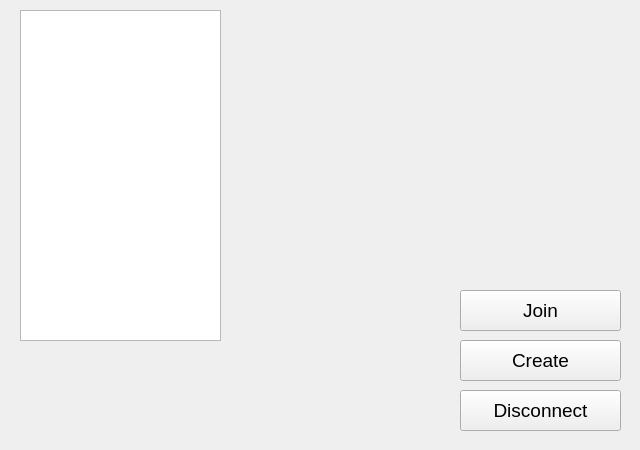
<ui version="4.0" >
 <author></author>
 <comment></comment>
 <exportmacro></exportmacro>
 <class>HWForm</class>
 <widget class="QMainWindow" name="HWForm" >
  <property name="geometry" >
   <rect>
    <x>0</x>
    <y>0</y>
    <width>640</width>
    <height>450</height>
   </rect>
  </property>
  <property name="minimumSize" >
   <size>
    <width>640</width>
    <height>450</height>
   </size>
  </property>
  <property name="maximumSize" >
   <size>
    <width>640</width>
    <height>450</height>
   </size>
  </property>
  <property name="windowTitle" >
   <string>-= by unC0Rr =-</string>
  </property>
  <widget class="QWidget" name="centralWidget" >
   <widget class="QStackedWidget" name="Pages" >
    <property name="geometry" >
     <rect>
      <x>0</x>
      <y>0</y>
      <width>640</width>
      <height>450</height>
     </rect>
    </property>
    <property name="minimumSize" >
     <size>
      <width>640</width>
      <height>450</height>
     </size>
    </property>
    <property name="maximumSize" >
     <size>
      <width>640</width>
      <height>450</height>
     </size>
    </property>
    <property name="currentIndex" >
     <number>6</number>
    </property>
    <widget class="QWidget" name="page" >
     <widget class="QPushButton" name="BtnSimpleGame" >
      <property name="geometry" >
       <rect>
        <x>230</x>
        <y>120</y>
        <width>161</width>
        <height>41</height>
       </rect>
      </property>
      <property name="font" >
       <font>
        <family>MS Shell Dlg</family>
        <pointsize>14</pointsize>
        <weight>50</weight>
        <italic>false</italic>
        <bold>false</bold>
        <underline>false</underline>
        <strikeout>false</strikeout>
       </font>
      </property>
      <property name="text" >
       <string>Simple Game</string>
      </property>
      <property name="checkable" >
       <bool>false</bool>
      </property>
      <property name="checked" >
       <bool>false</bool>
      </property>
     </widget>
     <widget class="QPushButton" name="BtnSPBack" >
      <property name="geometry" >
       <rect>
        <x>230</x>
        <y>170</y>
        <width>161</width>
        <height>41</height>
       </rect>
      </property>
      <property name="font" >
       <font>
        <family>MS Shell Dlg</family>
        <pointsize>14</pointsize>
        <weight>50</weight>
        <italic>false</italic>
        <bold>false</bold>
        <underline>false</underline>
        <strikeout>false</strikeout>
       </font>
      </property>
      <property name="text" >
       <string>Back</string>
      </property>
      <property name="checkable" >
       <bool>false</bool>
      </property>
      <property name="checked" >
       <bool>false</bool>
      </property>
     </widget>
    </widget>
    <widget class="QWidget" name="page" >
     <widget class="QGroupBox" name="GBoxHedgehogs" >
      <property name="geometry" >
       <rect>
        <x>20</x>
        <y>70</y>
        <width>161</width>
        <height>261</height>
       </rect>
      </property>
      <property name="title" >
       <string>Team Members</string>
      </property>
     </widget>
     <widget class="QGroupBox" name="GBoxTeam" >
      <property name="geometry" >
       <rect>
        <x>20</x>
        <y>10</y>
        <width>161</width>
        <height>51</height>
       </rect>
      </property>
      <property name="title" >
       <string>Team</string>
      </property>
     </widget>
     <widget class="QGroupBox" name="GBoxPlayer" >
      <property name="geometry" >
       <rect>
        <x>20</x>
        <y>340</y>
        <width>161</width>
        <height>51</height>
       </rect>
      </property>
      <property name="title" >
       <string>Player</string>
      </property>
      <widget class="QComboBox" name="comboBox" >
       <property name="geometry" >
        <rect>
         <x>10</x>
         <y>20</y>
         <width>141</width>
         <height>22</height>
        </rect>
       </property>
       <item>
        <property name="text" >
         <string>Human</string>
        </property>
       </item>
       <item>
        <property name="text" >
         <string>CPU level 1</string>
        </property>
       </item>
       <item>
        <property name="text" >
         <string>CPU level 2</string>
        </property>
       </item>
       <item>
        <property name="text" >
         <string>CPU level 3</string>
        </property>
       </item>
       <item>
        <property name="text" >
         <string>CPU level 4</string>
        </property>
       </item>
       <item>
        <property name="text" >
         <string>CPU level 5</string>
        </property>
       </item>
      </widget>
     </widget>
     <widget class="QPushButton" name="BtnTeamDiscard" >
      <property name="geometry" >
       <rect>
        <x>440</x>
        <y>400</y>
        <width>161</width>
        <height>41</height>
       </rect>
      </property>
      <property name="font" >
       <font>
        <family>MS Shell Dlg</family>
        <pointsize>14</pointsize>
        <weight>50</weight>
        <italic>false</italic>
        <bold>false</bold>
        <underline>false</underline>
        <strikeout>false</strikeout>
       </font>
      </property>
      <property name="text" >
       <string>Discard</string>
      </property>
      <property name="checkable" >
       <bool>false</bool>
      </property>
      <property name="checked" >
       <bool>false</bool>
      </property>
     </widget>
     <widget class="QPushButton" name="BtnTeamSave" >
      <property name="geometry" >
       <rect>
        <x>440</x>
        <y>340</y>
        <width>161</width>
        <height>41</height>
       </rect>
      </property>
      <property name="font" >
       <font>
        <family>MS Shell Dlg</family>
        <pointsize>14</pointsize>
        <weight>50</weight>
        <italic>false</italic>
        <bold>false</bold>
        <underline>false</underline>
        <strikeout>false</strikeout>
       </font>
      </property>
      <property name="text" >
       <string>Save</string>
      </property>
      <property name="checkable" >
       <bool>false</bool>
      </property>
      <property name="checked" >
       <bool>false</bool>
      </property>
     </widget>
     <widget class="QGroupBox" name="GBoxFort" >
      <property name="geometry" >
       <rect>
        <x>420</x>
        <y>110</y>
        <width>181</width>
        <height>221</height>
       </rect>
      </property>
      <property name="title" >
       <string>Fort</string>
      </property>
      <widget class="QComboBox" name="CBFort" >
       <property name="geometry" >
        <rect>
         <x>10</x>
         <y>20</y>
         <width>161</width>
         <height>21</height>
        </rect>
       </property>
       <property name="currentIndex" >
        <number>-1</number>
       </property>
       <property name="maxCount" >
        <number>65535</number>
       </property>
      </widget>
      <widget class="QLabel" name="FortPreview" >
       <property name="geometry" >
        <rect>
         <x>10</x>
         <y>50</y>
         <width>161</width>
         <height>161</height>
        </rect>
       </property>
       <property name="text" >
        <string/>
       </property>
       <property name="pixmap" >
        <pixmap/>
       </property>
       <property name="scaledContents" >
        <bool>true</bool>
       </property>
      </widget>
     </widget>
     <widget class="QGroupBox" name="GBoxGrave" >
      <property name="geometry" >
       <rect>
        <x>420</x>
        <y>10</y>
        <width>181</width>
        <height>91</height>
       </rect>
      </property>
      <property name="title" >
       <string>Grave</string>
      </property>
      <widget class="QComboBox" name="CBGrave" >
       <property name="geometry" >
        <rect>
         <x>10</x>
         <y>20</y>
         <width>161</width>
         <height>21</height>
        </rect>
       </property>
       <property name="currentIndex" >
        <number>-1</number>
       </property>
       <property name="maxCount" >
        <number>65535</number>
       </property>
      </widget>
      <widget class="QLabel" name="GravePreview" >
       <property name="geometry" >
        <rect>
         <x>80</x>
         <y>50</y>
         <width>32</width>
         <height>32</height>
        </rect>
       </property>
       <property name="text" >
        <string/>
       </property>
       <property name="scaledContents" >
        <bool>true</bool>
       </property>
      </widget>
     </widget>
     <widget class="QGroupBox" name="GBoxBinds" >
      <property name="geometry" >
       <rect>
        <x>200</x>
        <y>10</y>
        <width>201</width>
        <height>381</height>
       </rect>
      </property>
      <property name="title" >
       <string>Key binds</string>
      </property>
      <widget class="QToolBox" name="BindsBox" >
       <property name="geometry" >
        <rect>
         <x>10</x>
         <y>20</y>
         <width>181</width>
         <height>351</height>
        </rect>
       </property>
       <property name="lineWidth" >
        <number>0</number>
       </property>
       <property name="currentIndex" >
        <number>0</number>
       </property>
       <widget class="QWidget" name="page" >
        <property name="geometry" >
         <rect>
          <x>0</x>
          <y>0</y>
          <width>181</width>
          <height>270</height>
         </rect>
        </property>
        <attribute name="label" >
         <string>Actions</string>
        </attribute>
       </widget>
       <widget class="QWidget" name="page" >
        <attribute name="label" >
         <string>Weapons</string>
        </attribute>
       </widget>
       <widget class="QWidget" name="page" >
        <property name="geometry" >
         <rect>
          <x>0</x>
          <y>0</y>
          <width>99</width>
          <height>29</height>
         </rect>
        </property>
        <attribute name="label" >
         <string>Other</string>
        </attribute>
       </widget>
      </widget>
     </widget>
    </widget>
    <widget class="QWidget" name="page" >
     <widget class="QGroupBox" name="groupBox" >
      <property name="geometry" >
       <rect>
        <x>20</x>
        <y>10</y>
        <width>591</width>
        <height>71</height>
       </rect>
      </property>
      <property name="title" >
       <string>Teams</string>
      </property>
      <widget class="QPushButton" name="BtnNewTeam" >
       <property name="geometry" >
        <rect>
         <x>10</x>
         <y>20</y>
         <width>160</width>
         <height>40</height>
        </rect>
       </property>
       <property name="font" >
        <font>
         <family>MS Shell Dlg</family>
         <pointsize>14</pointsize>
         <weight>50</weight>
         <italic>false</italic>
         <bold>false</bold>
         <underline>false</underline>
         <strikeout>false</strikeout>
        </font>
       </property>
       <property name="text" >
        <string>New team</string>
       </property>
      </widget>
      <widget class="QPushButton" name="BtnEditTeam" >
       <property name="geometry" >
        <rect>
         <x>400</x>
         <y>20</y>
         <width>160</width>
         <height>40</height>
        </rect>
       </property>
       <property name="font" >
        <font>
         <family>MS Shell Dlg</family>
         <pointsize>14</pointsize>
         <weight>50</weight>
         <italic>false</italic>
         <bold>false</bold>
         <underline>false</underline>
         <strikeout>false</strikeout>
        </font>
       </property>
       <property name="text" >
        <string>Edit team</string>
       </property>
      </widget>
      <widget class="QComboBox" name="CBTeamName" >
       <property name="geometry" >
        <rect>
         <x>200</x>
         <y>30</y>
         <width>171</width>
         <height>22</height>
        </rect>
       </property>
      </widget>
     </widget>
     <widget class="QComboBox" name="CBResolution" >
      <property name="geometry" >
       <rect>
        <x>20</x>
        <y>120</y>
        <width>151</width>
        <height>22</height>
       </rect>
      </property>
      <item>
       <property name="text" >
        <string>640x480</string>
       </property>
      </item>
      <item>
       <property name="text" >
        <string>800x600</string>
       </property>
      </item>
      <item>
       <property name="text" >
        <string>1024x768</string>
       </property>
      </item>
      <item>
       <property name="text" >
        <string>1280x1024</string>
       </property>
      </item>
     </widget>
     <widget class="QCheckBox" name="CBEnableSound" >
      <property name="geometry" >
       <rect>
        <x>20</x>
        <y>180</y>
        <width>101</width>
        <height>18</height>
       </rect>
      </property>
      <property name="text" >
       <string>Enable sound</string>
      </property>
     </widget>
     <widget class="QCheckBox" name="CBFullscreen" >
      <property name="geometry" >
       <rect>
        <x>20</x>
        <y>160</y>
        <width>101</width>
        <height>18</height>
       </rect>
      </property>
      <property name="text" >
       <string>Fullscreen</string>
      </property>
     </widget>
     <widget class="QPushButton" name="BtnSetupBack" >
      <property name="geometry" >
       <rect>
        <x>420</x>
        <y>380</y>
        <width>161</width>
        <height>41</height>
       </rect>
      </property>
      <property name="font" >
       <font>
        <family>MS Shell Dlg</family>
        <pointsize>14</pointsize>
        <weight>50</weight>
        <italic>false</italic>
        <bold>false</bold>
        <underline>false</underline>
        <strikeout>false</strikeout>
       </font>
      </property>
      <property name="text" >
       <string>Back</string>
      </property>
      <property name="checkable" >
       <bool>false</bool>
      </property>
      <property name="checked" >
       <bool>false</bool>
      </property>
     </widget>
     <widget class="QPushButton" name="BtnSaveOptions" >
      <property name="geometry" >
       <rect>
        <x>30</x>
        <y>380</y>
        <width>161</width>
        <height>41</height>
       </rect>
      </property>
      <property name="font" >
       <font>
        <family>MS Shell Dlg</family>
        <pointsize>14</pointsize>
        <weight>50</weight>
        <italic>false</italic>
        <bold>false</bold>
        <underline>false</underline>
        <strikeout>false</strikeout>
       </font>
      </property>
      <property name="text" >
       <string>Save</string>
      </property>
      <property name="checkable" >
       <bool>false</bool>
      </property>
      <property name="checked" >
       <bool>false</bool>
      </property>
     </widget>
    </widget>
    <widget class="QWidget" name="page" >
     <widget class="QPushButton" name="BtnMPBack" >
      <property name="geometry" >
       <rect>
        <x>240</x>
        <y>340</y>
        <width>161</width>
        <height>41</height>
       </rect>
      </property>
      <property name="font" >
       <font>
        <family>MS Shell Dlg</family>
        <pointsize>14</pointsize>
        <weight>50</weight>
        <italic>false</italic>
        <bold>false</bold>
        <underline>false</underline>
        <strikeout>false</strikeout>
       </font>
      </property>
      <property name="text" >
       <string>Back</string>
      </property>
      <property name="checkable" >
       <bool>false</bool>
      </property>
      <property name="checked" >
       <bool>false</bool>
      </property>
     </widget>
     <widget class="QListWidget" name="listWidget" >
      <property name="geometry" >
       <rect>
        <x>160</x>
        <y>50</y>
        <width>221</width>
        <height>211</height>
       </rect>
      </property>
      <property name="modelColumn" >
       <number>0</number>
      </property>
     </widget>
    </widget>
    <widget class="QWidget" name="page" >
     <widget class="QPushButton" name="BtnPlayDemo" >
      <property name="geometry" >
       <rect>
        <x>240</x>
        <y>330</y>
        <width>161</width>
        <height>41</height>
       </rect>
      </property>
      <property name="font" >
       <font>
        <family>MS Shell Dlg</family>
        <pointsize>14</pointsize>
        <weight>50</weight>
        <italic>false</italic>
        <bold>false</bold>
        <underline>false</underline>
        <strikeout>false</strikeout>
       </font>
      </property>
      <property name="text" >
       <string>Play demo</string>
      </property>
      <property name="checkable" >
       <bool>false</bool>
      </property>
      <property name="checked" >
       <bool>false</bool>
      </property>
     </widget>
     <widget class="QListWidget" name="DemosList" >
      <property name="geometry" >
       <rect>
        <x>170</x>
        <y>10</y>
        <width>311</width>
        <height>311</height>
       </rect>
      </property>
     </widget>
     <widget class="QPushButton" name="BtnDemosBack" >
      <property name="geometry" >
       <rect>
        <x>240</x>
        <y>380</y>
        <width>161</width>
        <height>41</height>
       </rect>
      </property>
      <property name="font" >
       <font>
        <family>MS Shell Dlg</family>
        <pointsize>14</pointsize>
        <weight>50</weight>
        <italic>false</italic>
        <bold>false</bold>
        <underline>false</underline>
        <strikeout>false</strikeout>
       </font>
      </property>
      <property name="text" >
       <string>Back</string>
      </property>
      <property name="checkable" >
       <bool>false</bool>
      </property>
      <property name="checked" >
       <bool>false</bool>
      </property>
     </widget>
    </widget>
    <widget class="QWidget" name="page" >
     <widget class="QPushButton" name="BtnNetConnect" >
      <property name="geometry" >
       <rect>
        <x>250</x>
        <y>140</y>
        <width>161</width>
        <height>41</height>
       </rect>
      </property>
      <property name="font" >
       <font>
        <family>MS Shell Dlg</family>
        <pointsize>14</pointsize>
        <weight>50</weight>
        <italic>false</italic>
        <bold>false</bold>
        <underline>false</underline>
        <strikeout>false</strikeout>
       </font>
      </property>
      <property name="text" >
       <string>Connect</string>
      </property>
      <property name="checkable" >
       <bool>false</bool>
      </property>
      <property name="checked" >
       <bool>false</bool>
      </property>
     </widget>
     <widget class="QPushButton" name="BtnNetBack" >
      <property name="geometry" >
       <rect>
        <x>250</x>
        <y>390</y>
        <width>161</width>
        <height>41</height>
       </rect>
      </property>
      <property name="font" >
       <font>
        <family>MS Shell Dlg</family>
        <pointsize>14</pointsize>
        <weight>50</weight>
        <italic>false</italic>
        <bold>false</bold>
        <underline>false</underline>
        <strikeout>false</strikeout>
       </font>
      </property>
      <property name="text" >
       <string>Back</string>
      </property>
      <property name="checkable" >
       <bool>false</bool>
      </property>
      <property name="checked" >
       <bool>false</bool>
      </property>
     </widget>
    </widget>
    <widget class="QWidget" name="page" >
     <widget class="QPushButton" name="BtnNetChatJoin" >
      <property name="geometry" >
       <rect>
        <x>460</x>
        <y>290</y>
        <width>161</width>
        <height>41</height>
       </rect>
      </property>
      <property name="font" >
       <font>
        <family>MS Shell Dlg</family>
        <pointsize>14</pointsize>
        <weight>50</weight>
        <italic>false</italic>
        <bold>false</bold>
        <underline>false</underline>
        <strikeout>false</strikeout>
       </font>
      </property>
      <property name="text" >
       <string>Join</string>
      </property>
      <property name="checkable" >
       <bool>false</bool>
      </property>
      <property name="checked" >
       <bool>false</bool>
      </property>
     </widget>
     <widget class="QPushButton" name="BtnNetChatCreate" >
      <property name="geometry" >
       <rect>
        <x>460</x>
        <y>340</y>
        <width>161</width>
        <height>41</height>
       </rect>
      </property>
      <property name="font" >
       <font>
        <family>MS Shell Dlg</family>
        <pointsize>14</pointsize>
        <weight>50</weight>
        <italic>false</italic>
        <bold>false</bold>
        <underline>false</underline>
        <strikeout>false</strikeout>
       </font>
      </property>
      <property name="text" >
       <string>Create</string>
      </property>
      <property name="checkable" >
       <bool>false</bool>
      </property>
      <property name="checked" >
       <bool>false</bool>
      </property>
     </widget>
     <widget class="QPushButton" name="BtnNetChatDisconnect" >
      <property name="geometry" >
       <rect>
        <x>460</x>
        <y>390</y>
        <width>161</width>
        <height>41</height>
       </rect>
      </property>
      <property name="font" >
       <font>
        <family>MS Shell Dlg</family>
        <pointsize>14</pointsize>
        <weight>50</weight>
        <italic>false</italic>
        <bold>false</bold>
        <underline>false</underline>
        <strikeout>false</strikeout>
       </font>
      </property>
      <property name="text" >
       <string>Disconnect</string>
      </property>
      <property name="checkable" >
       <bool>false</bool>
      </property>
      <property name="checked" >
       <bool>false</bool>
      </property>
     </widget>
     <widget class="QListWidget" name="ChannelsList" >
      <property name="geometry" >
       <rect>
        <x>20</x>
        <y>10</y>
        <width>201</width>
        <height>331</height>
       </rect>
      </property>
     </widget>
    </widget>
    <widget class="QWidget" name="pageMain" >
     <widget class="QPushButton" name="BtnSinglePlayer" >
      <property name="geometry" >
       <rect>
        <x>230</x>
        <y>70</y>
        <width>161</width>
        <height>41</height>
       </rect>
      </property>
      <property name="font" >
       <font>
        <family>MS Shell Dlg</family>
        <pointsize>14</pointsize>
        <weight>50</weight>
        <italic>false</italic>
        <bold>false</bold>
        <underline>false</underline>
        <strikeout>false</strikeout>
       </font>
      </property>
      <property name="text" >
       <string>Single Player</string>
      </property>
      <property name="checkable" >
       <bool>false</bool>
      </property>
      <property name="checked" >
       <bool>false</bool>
      </property>
     </widget>
     <widget class="QPushButton" name="BtnMultiplayer" >
      <property name="geometry" >
       <rect>
        <x>230</x>
        <y>120</y>
        <width>161</width>
        <height>41</height>
       </rect>
      </property>
      <property name="font" >
       <font>
        <family>MS Shell Dlg</family>
        <pointsize>14</pointsize>
        <weight>50</weight>
        <italic>false</italic>
        <bold>false</bold>
        <underline>false</underline>
        <strikeout>false</strikeout>
       </font>
      </property>
      <property name="text" >
       <string>Multiplayer</string>
      </property>
      <property name="checkable" >
       <bool>false</bool>
      </property>
      <property name="checked" >
       <bool>false</bool>
      </property>
     </widget>
     <widget class="QPushButton" name="BtnSetup" >
      <property name="geometry" >
       <rect>
        <x>230</x>
        <y>220</y>
        <width>161</width>
        <height>41</height>
       </rect>
      </property>
      <property name="font" >
       <font>
        <family>MS Shell Dlg</family>
        <pointsize>14</pointsize>
        <weight>50</weight>
        <italic>false</italic>
        <bold>false</bold>
        <underline>false</underline>
        <strikeout>false</strikeout>
       </font>
      </property>
      <property name="text" >
       <string>Setup</string>
      </property>
      <property name="checkable" >
       <bool>false</bool>
      </property>
      <property name="checked" >
       <bool>false</bool>
      </property>
     </widget>
     <widget class="QPushButton" name="BtnExit" >
      <property name="geometry" >
       <rect>
        <x>230</x>
        <y>320</y>
        <width>161</width>
        <height>41</height>
       </rect>
      </property>
      <property name="font" >
       <font>
        <family>MS Shell Dlg</family>
        <pointsize>14</pointsize>
        <weight>50</weight>
        <italic>false</italic>
        <bold>false</bold>
        <underline>false</underline>
        <strikeout>false</strikeout>
       </font>
      </property>
      <property name="text" >
       <string>Exit</string>
      </property>
      <property name="checkable" >
       <bool>false</bool>
      </property>
      <property name="checked" >
       <bool>false</bool>
      </property>
     </widget>
     <widget class="QPushButton" name="BtnDemos" >
      <property name="geometry" >
       <rect>
        <x>230</x>
        <y>270</y>
        <width>161</width>
        <height>41</height>
       </rect>
      </property>
      <property name="font" >
       <font>
        <family>MS Shell Dlg</family>
        <pointsize>14</pointsize>
        <weight>50</weight>
        <italic>false</italic>
        <bold>false</bold>
        <underline>false</underline>
        <strikeout>false</strikeout>
       </font>
      </property>
      <property name="text" >
       <string>Demos</string>
      </property>
      <property name="checkable" >
       <bool>false</bool>
      </property>
      <property name="checked" >
       <bool>false</bool>
      </property>
     </widget>
     <widget class="QPushButton" name="BtnNet" >
      <property name="geometry" >
       <rect>
        <x>230</x>
        <y>170</y>
        <width>161</width>
        <height>41</height>
       </rect>
      </property>
      <property name="font" >
       <font>
        <family>MS Shell Dlg</family>
        <pointsize>14</pointsize>
        <weight>50</weight>
        <italic>false</italic>
        <bold>false</bold>
        <underline>false</underline>
        <strikeout>false</strikeout>
       </font>
      </property>
      <property name="text" >
       <string>Net game</string>
      </property>
      <property name="checkable" >
       <bool>false</bool>
      </property>
      <property name="checked" >
       <bool>false</bool>
      </property>
     </widget>
    </widget>
   </widget>
  </widget>
 </widget>
 <pixmapfunction></pixmapfunction>
 <resources/>
 <connections>
  <connection>
   <sender>BtnExit</sender>
   <signal>clicked()</signal>
   <receiver>HWForm</receiver>
   <slot>close()</slot>
   <hints>
    <hint type="sourcelabel" >
     <x>310</x>
     <y>330</y>
    </hint>
    <hint type="destinationlabel" >
     <x>319</x>
     <y>224</y>
    </hint>
   </hints>
  </connection>
 </connections>
</ui>
